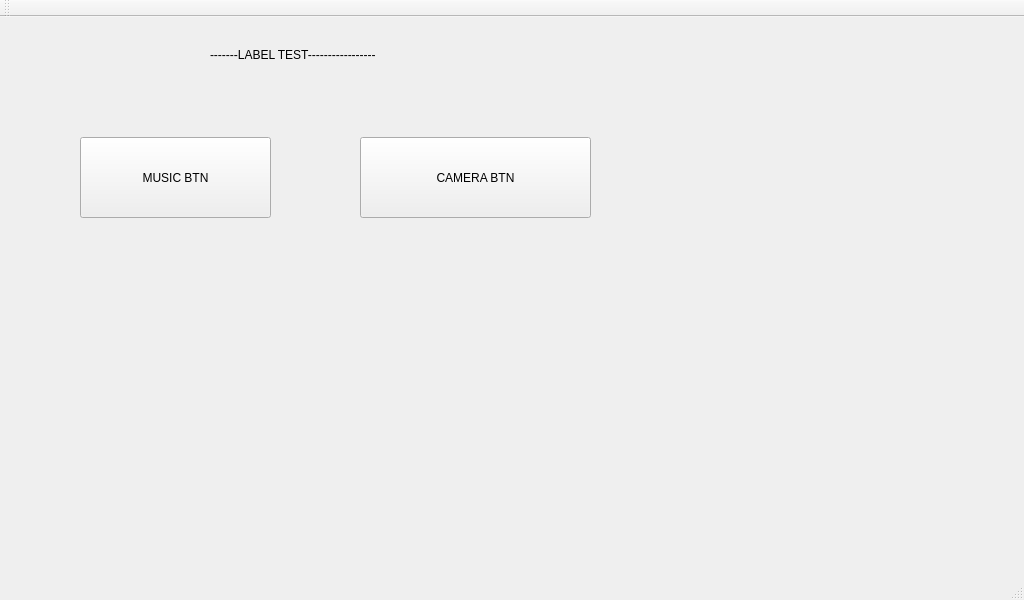
<?xml version="1.0" encoding="UTF-8"?>
<ui version="4.0">
 <class>MainWindow</class>
 <widget class="QMainWindow" name="MainWindow">
  <property name="geometry">
   <rect>
    <x>0</x>
    <y>0</y>
    <width>1024</width>
    <height>600</height>
   </rect>
  </property>
  <property name="windowTitle">
   <string>MainWindow</string>
  </property>
  <widget class="QWidget" name="centralWidget">
   <widget class="QLabel" name="mainLabel">
    <property name="geometry">
     <rect>
      <x>210</x>
      <y>30</y>
      <width>251</width>
      <height>16</height>
     </rect>
    </property>
    <property name="text">
     <string>-------LABEL TEST-----------------</string>
    </property>
   </widget>
   <widget class="QPushButton" name="musicButton">
    <property name="geometry">
     <rect>
      <x>80</x>
      <y>120</y>
      <width>191</width>
      <height>81</height>
     </rect>
    </property>
    <property name="text">
     <string>MUSIC BTN</string>
    </property>
   </widget>
   <widget class="QPushButton" name="cameraButton">
    <property name="geometry">
     <rect>
      <x>360</x>
      <y>120</y>
      <width>231</width>
      <height>81</height>
     </rect>
    </property>
    <property name="text">
     <string>CAMERA BTN</string>
    </property>
   </widget>
  </widget>
  <widget class="QMenuBar" name="menuBar">
   <property name="geometry">
    <rect>
     <x>0</x>
     <y>0</y>
     <width>1024</width>
     <height>23</height>
    </rect>
   </property>
  </widget>
  <widget class="QToolBar" name="mainToolBar">
   <attribute name="toolBarArea">
    <enum>TopToolBarArea</enum>
   </attribute>
   <attribute name="toolBarBreak">
    <bool>false</bool>
   </attribute>
  </widget>
  <widget class="QStatusBar" name="statusBar"/>
 </widget>
 <layoutdefault spacing="6" margin="11"/>
 <resources/>
 <connections/>
</ui>
